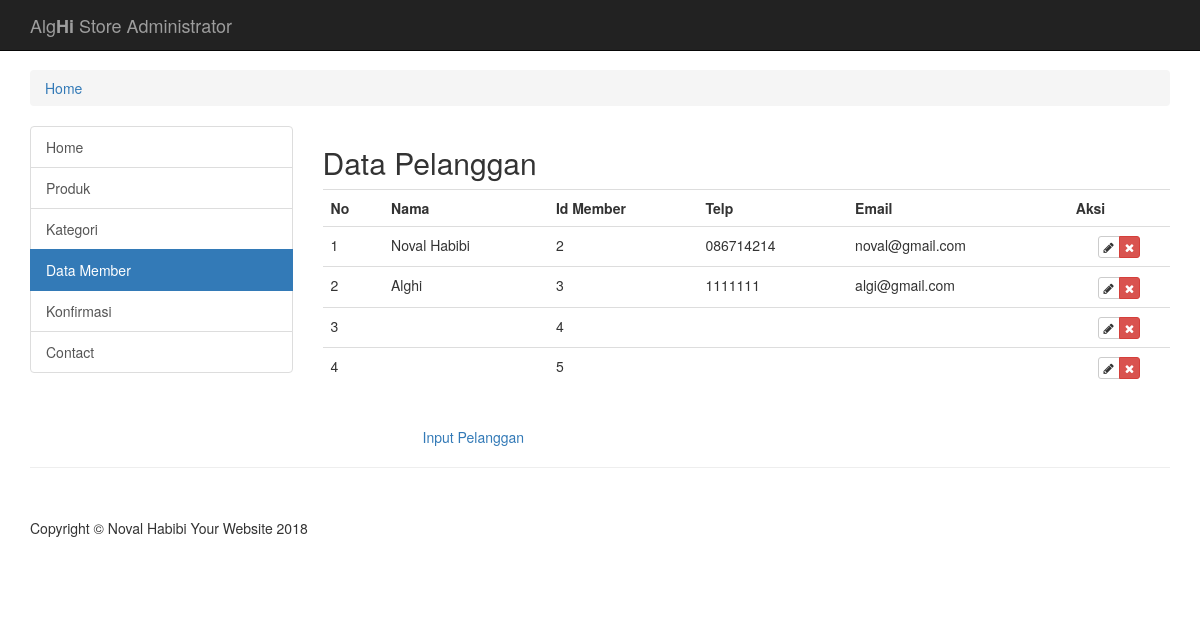
/admin/member.php, run on an earlier commit of the app's database.
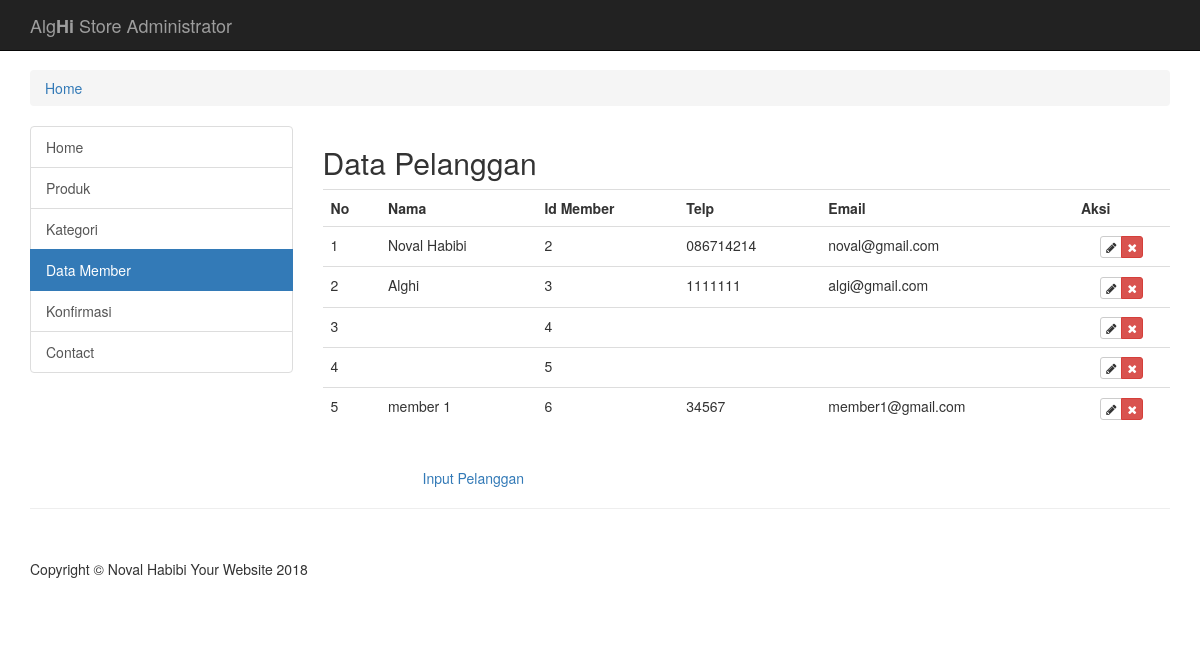
And on a later commit of the database.
### tables this page shows
CREATE TABLE `member` (
  `id_member` int(11) NOT NULL,
  `nama_member` varchar(30) NOT NULL,
  `password_member` varchar(64) NOT NULL,
  `email_member` varchar(30) NOT NULL,
  `nohp_member` varchar(15) NOT NULL,
  `tgl_daftar` date NOT NULL
);

### admin/member.php (the view, shortened to what this page needs)
<!DOCTYPE html>
<html lang="en">
<head>
    <?php include "inc/head.php"; ?>
</head>
<body>
<?php include "inc/menuatas.php"; ?>
    <div class="container">
        <div class="row" style="padding-top:20px; ">
            <div class="col-lg-12">
                <ol class="breadcrumb">
                    <li><a href="index.php">Home</a>
                    </li>
                </ol>
            </div>
        </div>
        <div class="row">
            <div class="col-md-3">
                <div class="list-group">
                    <a href="index.php" class="list-group-item ">Home</a>
                    <a href="produk.php" class="list-group-item ">Produk</a>
                    <a href="kategori.php" class="list-group-item">Kategori</a>
                    <a href="member.php" class="list-group-item active">Data Member</a>
                    <a href="konfirmasi.php" class="list-group-item">Konfirmasi</a>
                    <a href="contact.html" class="list-group-item">Contact</a>
                </div>
            </div>
            <div class="col-md-9">
<?php
    if(isset($_GET['aksi']) and isset($_GET['id'])){
        if($_GET['aksi']=="delete"){
            $queryHapus = $koneksi->query("DELETE from member where id_member = '$_GET[id]'");
            if($queryHapus){
                echo "<script>window.alert('Data berhasil di hapus!');
                      document.location = 'member.php';</script>";
            }
        }
    }else{
?>
<div>
    <h2>Data Pelanggan</h2>
</div>
<div>
<table class="table table-hover">
    <tr>
        <th>No</th>
        <th>Nama</th>
        <th>Id Member</th>
        <th>Telp</th>
        <th>Email</th>
        <th>Aksi</th>
    </tr>
    <?php
        $query =$koneksi->query("SELECT * from member");
        $no = 0;
        while($data = $query->fetch_assoc()){
            $no++;
     ?>
    <tr>
        <td><?php echo $no;?></td>
        <td><?php echo $data['nama_member'];?></td>
        <td><?php echo $data['id_member'];?></td>
        <td><?php echo $data['nohp_member'];?></td>
        <td><?php echo $data['email_member'];?></td>
        <td class="text-center">
            <div class="btn-group">
            <a href="editmember.php?id_member=<?php echo $data['id_member']; ?>" title="Edit" class="btn btn-xs btn-default"><i class="fa fa-pencil"></i></a>
            <a href='kategori.php?aksi=hapus&id_kategori=<?php echo $data['id_member']; ?>' title="Delete" class="btn btn-xs btn-danger" onCLick="return confirm('Anda yakin mau hapus data ini ?')">
            <i class="fa fa-times"></i></a>
            </div>
        </td>
    </tr>
<?php } ?>
</table>
</div>
<div align="left" style="padding:20px 0 0 100px;">
<a href="?page=input_pelanggan" id="lik">Input Pelanggan</a>
</div>
<?php } ?>
            </div>
        </div>
       <?php
       include "inc/footer.php";
        ?>
    </div>
</body>
</html>

What changed in the data, as far as the page shows it:
added member: nama_member "member 1", id_member "6", nohp_member "34567", email_member "member1@gmail.com"
